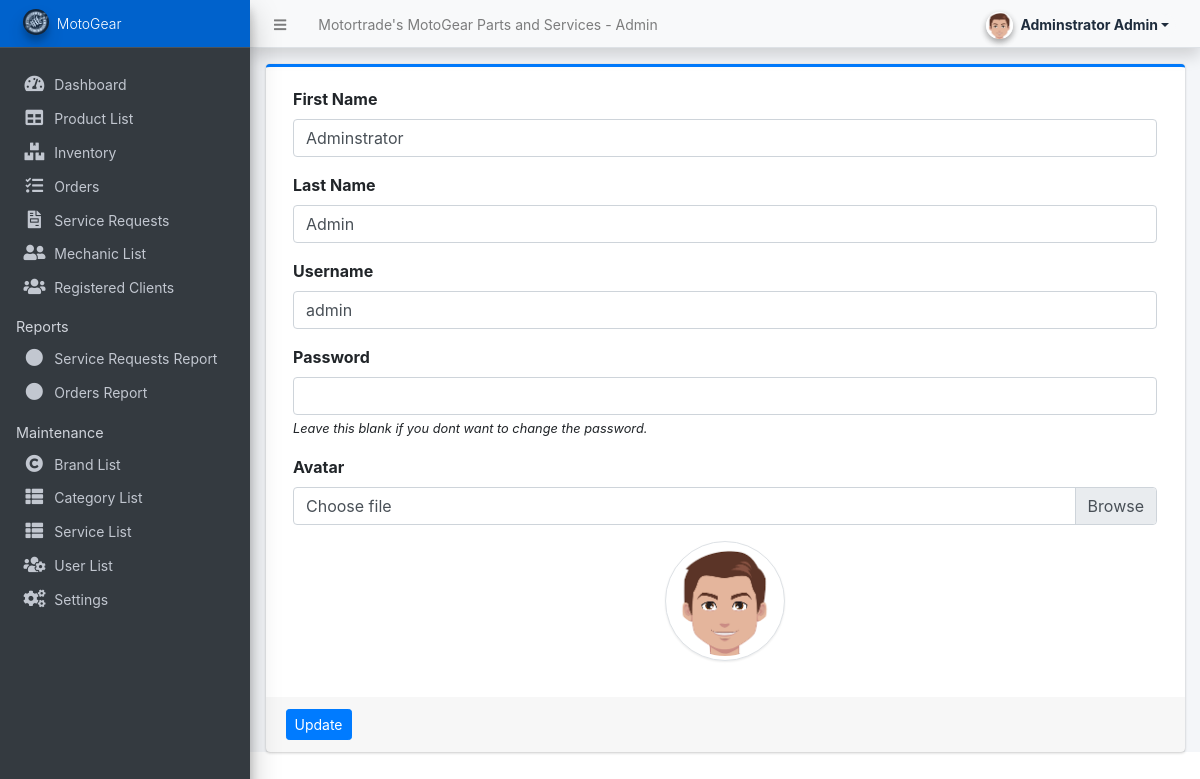
The app's page /admin/?page=user (signed in) with its own data.
### tables this page shows
CREATE TABLE `users` (
  `id` int(50) NOT NULL,
  `firstname` varchar(250) NOT NULL,
  `lastname` varchar(250) NOT NULL,
  `username` text NOT NULL,
  `password` text NOT NULL,
  `avatar` text DEFAULT NULL,
  `last_login` datetime DEFAULT NULL,
  `type` tinyint(1) NOT NULL DEFAULT 0,
  `date_added` datetime NOT NULL DEFAULT current_timestamp(),
  `date_updated` datetime DEFAULT NULL ON UPDATE current_timestamp()
);

### classes/DBConnection.php (called while the page is built, shortened)
<?php
class DBConnection{
    private $host = DB_SERVER;
    private $username = DB_USERNAME;
    private $password = DB_PASSWORD;
    private $database = DB_NAME;
    public $conn;
    public function __construct(){
        if (!isset($this->conn)) {
            $this->conn = new mysqli($this->host, $this->username, $this->password, $this->database);
        }
    }
}
?>

### classes/SystemSettings.php (called while the page is built, shortened)
<?php
class SystemSettings extends DBConnection{
	function userdata($field = ''){
		if(!empty($field)){
			if(isset($_SESSION['userdata'][$field]))
				return $_SESSION['userdata'][$field];
			else
				return null;
		}else{
			return false;
		}
	}
}
$_settings = new SystemSettings();
?>

### config.php (called while the page is built, shortened)
<?php
require_once('classes/DBConnection.php');
require_once('classes/SystemSettings.php');
function validate_image($file){
    $file = explode("?",$file)[0];
	if(!empty($file)){
		if(is_file(base_app.$file)){
			return base_url.$file;
		}else{
			return base_url.'dist/img/no-image-available.png';
		}
	}else{
		return base_url.'dist/img/no-image-available.png';
	}
}
?>

### admin/user/index.php (the view, shortened to what this page needs)
<?php
$user = $conn->query("SELECT * FROM users where id ='".$_settings->userdata('id')."'");
foreach($user->fetch_array() as $k =>$v){
	$meta[$k] = $v;
}
?>
<div class="card card-outline card-primary">
	<div class="card-body">
		<div class="container-fluid">
			<form action="" id="manage-user">
				<div class="form-group">
					<label for="name">First Name</label>
					<input type="text" name="firstname" id="firstname" class="form-control" value="<?php echo isset($meta['firstname']) ? $meta['firstname']: '' ?>" required>
				</div>
				<div class="form-group">
					<label for="name">Last Name</label>
					<input type="text" name="lastname" id="lastname" class="form-control" value="<?php echo isset($meta['lastname']) ? $meta['lastname']: '' ?>" required>
				</div>
				<div class="form-group">
					<label for="username">Username</label>
					<input type="text" name="username" id="username" class="form-control" value="<?php echo isset($meta['username']) ? $meta['username']: '' ?>" required  autocomplete="off">
				</div>
				<div class="form-group">
					<label for="password">Password</label>
					<input type="password" name="password" id="password" class="form-control" value="" autocomplete="off">
					<small><i>Leave this blank if you dont want to change the password.</i></small>
				</div>
				<div class="form-group">
					<label for="" class="control-label">Avatar</label>
					<div class="custom-file">
		              <label class="custom-file-label" for="customFile">Choose file</label>
		            </div>
				</div>
				<div class="form-group d-flex justify-content-center">
					<img src="<?php echo validate_image(isset($meta['avatar']) ? $meta['avatar'] :'') ?>" alt="" id="cimg" class="img-fluid img-thumbnail">
				</div>
			</form>
		</div>
	</div>
	<div class="card-footer">
			<div class="col-md-12">
				<div class="row">
					<button class="btn btn-sm btn-primary" form="manage-user">Update</button>
				</div>
			</div>
		</div>
</div>

### admin/user/index.php (style rules this page uses)
img#cimg { height: 15vh; width: 15vh; object-fit: cover; border-radius: 100% 100%; }

### records on screen
users: firstname "Adminstrator", lastname "Admin", username "admin", avatar (picture)

### other values on screen
$_settings->info('name') "Motortrade's MotoGear Parts and Services"
$_settings->userdata('firstname').' '.$_settings->userdata('lastname') "Adminstrator Admin"
$_settings->info('short_name') "MotoGear"
